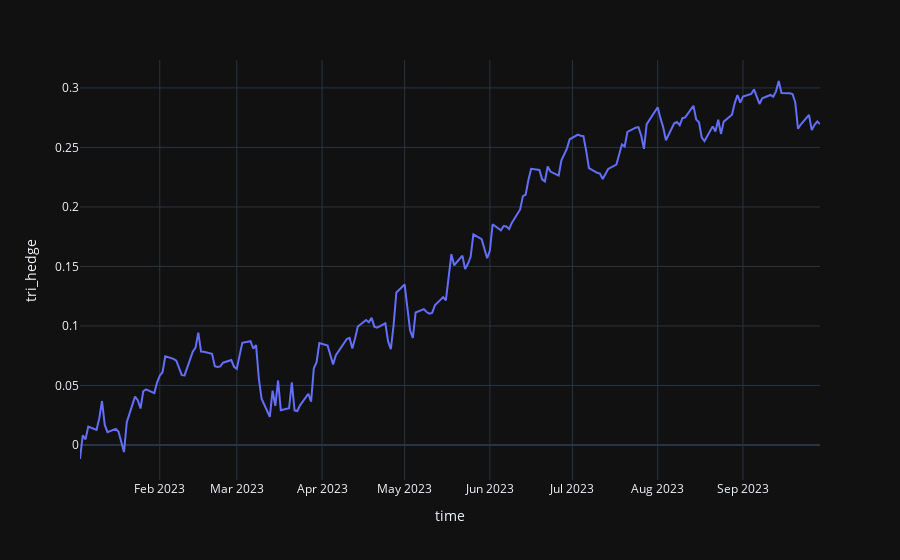

Notebook source saved alongside this figure:
### Code cell
px.line(c_df2, x='time', y='tri_hedge')

### Figure 1 — Plotly figure (JSON) as saved in the notebook; plotly's stock layout.template omitted (floating-point values rounded to 4 significant figures; data arrays with more than 128 entries replaced by an {"elided": "..."} marker saying what was removed)
{"data": [{"hovertemplate": "time=%{x}<br>tri_hedge=%{y}<extra></extra>", "legendgroup": "", "line": {"color": "#636efa", "dash": "solid"}, "marker": {"symbol": "circle"}, "mode": "lines", "name": "", "orientation": "v", "showlegend": false, "x": {"elided": "193 str values"}, "xaxis": "x", "y": {"elided": "193 float values"}, "yaxis": "y", "type": "scatter"}], "layout": {"xaxis": {"anchor": "y", "domain": [0.0, 1.0], "title": {"text": "time"}}, "yaxis": {"anchor": "x", "domain": [0.0, 1.0], "title": {"text": "tri_hedge"}}, "legend": {"tracegroupgap": 0}, "margin": {"t": 60}}}
